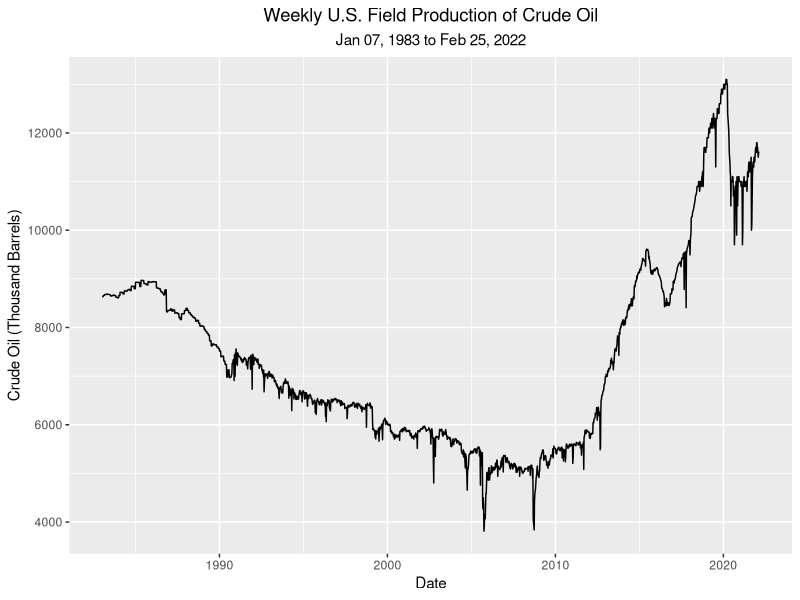
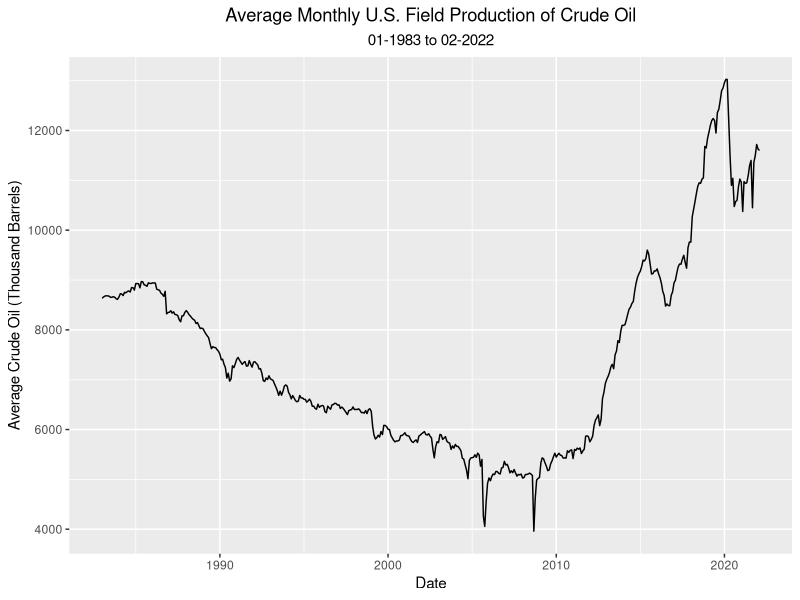

The R source for these figures, in order:
## ---- chunk 1
knitr::opts_chunk$set(echo = TRUE)
## ---- chunk 2
#import libraries
library(readxl)
library(tidyverse)
library(lubridate)

hw6data <- read_xls("WCRFPUS2w.xls", sheet = 2, skip = 2)
hw6data$Date = as_date(hw6data$Date)
## ---- chunk 3
# Create graph of crude oil
ggplot(data=hw6data) +
  geom_line(aes(x=`Date`, y=`Weekly U.S. Field Production of Crude Oil  (Thousand Barrels per Day)`)) +
  labs(x="Date", y= "Crude Oil (Thousand Barrels)") +
  ggtitle("Weekly U.S. Field Production of Crude Oil", subtitle="Jan 07, 1983 to Feb 25, 2022") +
  theme(plot.title = element_text(hjust = 0.5), plot.subtitle = element_text(hjust = 0.5))
## ---- chunk 4
# Seperate the data by year and month
# Summarize the data by the mean oil production
# and create a date variable to reference
q2hw6Data <- hw6data %>% 
  mutate(month = month(Date), year = year(Date)) %>%
  group_by(year, month) %>% 
  summarize(averageForMonth = mean(`Weekly U.S. Field Production of Crude Oil  (Thousand Barrels per Day)`), 
            newDate = as.Date(paste(year, month, "01", sep = "-"))) 

# Create graph of average oil
ggplot(data=q2hw6Data) +
  geom_line(aes(x=newDate, y=averageForMonth)) +
  labs(x="Date", y= "Average Crude Oil (Thousand Barrels)") +
  ggtitle("Average Monthly U.S. Field Production of Crude Oil", subtitle="01-1983 to 02-2022") +
  theme(plot.title = element_text(hjust = 0.5), plot.subtitle = element_text(hjust = 0.5)) 
